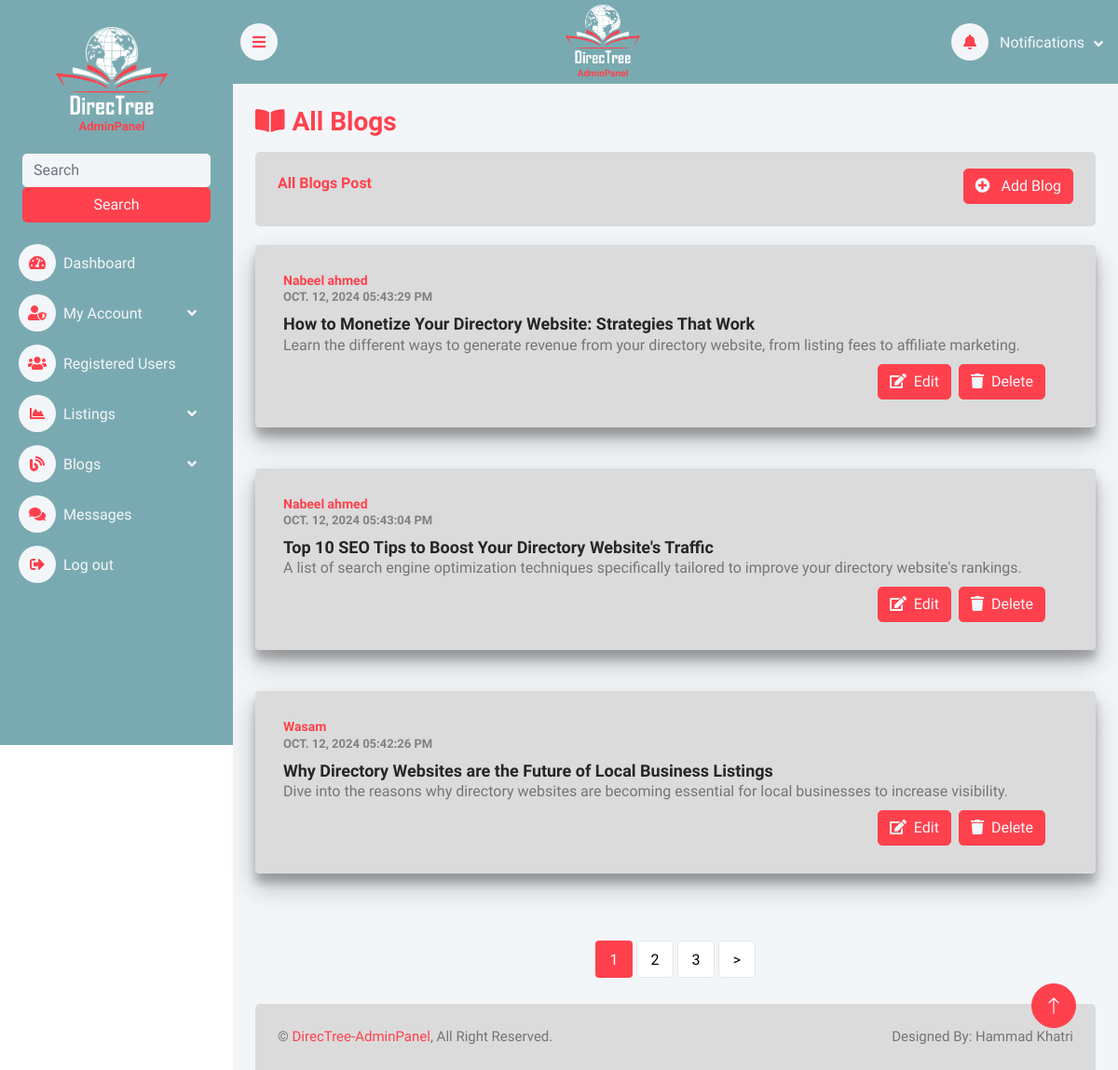
Screenshot of /admin/blogs.php (signed in) with the database file from the repository.
### tables this page shows
CREATE TABLE `blogs` (
  `id` int(11) NOT NULL,
  `username` varchar(250) NOT NULL,
  `title` text NOT NULL,
  `content` text NOT NULL,
  `status` enum('pending','approved','rejected') NOT NULL,
  `add-time` datetime NOT NULL DEFAULT current_timestamp()
);

### admin/blogs.php (the view, shortened to what this page needs)
<!DOCTYPE html>
<html lang="en">
<head>
    <link href="https://cdnjs.cloudflare.com/ajax/libs/font-awesome/5.10.0/css/all.min.css" rel="stylesheet">
    <link href="https://cdn.jsdelivr.net/npm/bootstrap-icons@1.4.1/font/bootstrap-icons.css" rel="stylesheet">
    <link href="lib/owlcarousel/assets/owl.carousel.min.css" rel="stylesheet">
    <link href="lib/tempusdominus/css/tempusdominus-bootstrap-4.min.css" rel="stylesheet" />
    <link href="css/bootstrap.min.css" rel="stylesheet">
    <link href="css/style.css" rel="stylesheet">
</head>
<body>
    <div class="container-xxl position-relative bg-white d-flex p-0">
        <?php
        include 'partials/_sidebar.php';
        ?>
        <div class="content">
            <?php
            include 'partials/_nav.php';
            ?>
            <div class="container-fluid pt-4 px-4">
                <h3><i class="fas fa-book-open me-2"></i>All Blogs</h3>
                <div class="row g-4 pt-2">
                    <div class="col-12">
                        <div class="bg-light align-item-spacebetween rounded h-100 p-4">
                            <h6 class="mb-4">All Blogs Post</h6>
                            <a href="add_user.php" class="d-flex justify-content-end" style="margin-top: -50px;">
                                <button class="add-btn" type="button">
                                    <i class="fas fa-plus-circle me-2"></i> Add Blog</button>
                            </a>
                        </div>
                    </div>
                </div>
                <?php
                $admin = $_SESSION['username'];
                $page = isset($_GET['page']) ? $_GET['page'] : 1;
                $limit = 3;
                $offset = ($page - 1) * $limit;
                $sql = "SELECT * FROM `blogs` WHERE `status`='approved' ORDER BY `id` DESC LIMIT $limit OFFSET $offset";
                $result = mysqli_query($conn, $sql);
                while ($row = mysqli_fetch_assoc($result)) {
                    $timestamp = $row['add-time'];
                    $date = new DateTime($timestamp);
                    $formattedDate = $date->format('M. d, Y h:i:s A');
                ?>
                    <div class="row justify-content-center">
                        <div class="col-md-12 d-flex mb-4">
                            <div class="blog-entry bg-light justify-content-center" data-aos="fade-up"
                                data-aos-duration="1000" data-aos-delay="100">
                                <div class="text">
                                    <div class="list-team d-flex justify-content-start">
                                        <h3 class="mb-0"><?php
                                                            if ($row['username'] == $admin) {
                                                                echo $admin . ' | Admin';
                                                            } else {
                                                                echo $row['username'];
                                                            }
                                                            ?> </h3>
                                    </div>
                                    <p class="meta mb-0 d-flex justify-content-start"><span><?php
                                                                                            echo $formattedDate;
                                                                                            ?></span></p>
                                    <h3 class="heading mb-2 mt-2"><?php
                                                                    echo $row['title'];
                                                                    ?></h3>
                                    <p class="mb-2"><?php
                                                    echo $row['content'];
                                                    ?></p>
                                    <div class="container d-flex justify-content-end  align-item-spacebetween">
                                        <a class="add-btn" type="button" href="editBlog.php?blogId=<?php echo $row['id']; ?>">
                                            <i class="fas fa-edit me-1"></i> Edit</a>
                                        <button class="add-btn ms-2" type="button" data-id="<?php echo $row['id']; ?>" data-bs-toggle="modal" data-bs-target="#deleteBlog">
                                            <i class="fa fa-trash me-1"></i> Delete</button>
                                    </div>
                                </div>
                            </div>
                        </div>
                    </div>
                <?php
                };
                ?>
                <?php
            $sql = "SELECT COUNT(*) AS total FROM `blogs` WHERE `status`='approved'";
            $totalResult = mysqli_query($conn, $sql);
            $totalRow = mysqli_fetch_assoc($totalResult);
            $totalBlogs = $totalRow['total'];
            $pages = ceil($totalBlogs / $limit);
            ?>
            <div class="row mt-5">
                <div class="col text-center">
                    <div class="block-27">
                        <ul>
                            <?php for ($i = 1; $i <= $pages; $i++): ?>
                                <li class="<?php echo ($i == $page) ? 'active' : ''; ?>">
                                    <?php if ($i == $page): ?>
                                        <span><?php echo $i; ?></span>
                                    <?php else: ?>
                                        <a href="?page=<?php echo $i; ?>"><?php echo $i; ?></a>
                                    <?php endif; ?>
                                </li>
                            <?php endfor; ?>
                            <?php if ($page < $pages): ?>
                                <li><a href="?page=<?php echo $page + 1; ?>">&gt;</a></li>
                            <?php endif; ?>
                        </ul>
                    </div>
                </div>
            </div>
            </div>
            <?php
            include 'partials/_footer.php';
            ?>
        </div>
        <a href="#" class="btn btn-lg btn-primary btn-lg-square back-to-top"><i class="bi bi-arrow-up"></i></a>
    </div>
</body>
</html>

### admin/css/style.css (style rules this page uses)
:root { --primary: #ff414d; --light: #F3F6F9; --dark: #191C24; }
.back-to-top { position: fixed; display: none; right: 45px; bottom: 45px; z-index: 99; }
.btn { transition: .5s; }
.btn.btn-primary { color: #F3F6F9; }
.btn-lg-square { width: 48px; height: 48px; }
.btn-square, .btn-sm-square, .btn-lg-square { padding: 0; display: inline-flex; align-items: center; justify-content: center; font-weight: normal; border-radius: 50px; }
.blog-entry { width: 100% !important; margin-top: 20px; position: relative !important; z-index: 0 !important; overflow: hidden !important; border-radius: 4px; box-shadow: 0 14px 28px rgba(0, 0, 0, 0.25), 0 10px 10px rgba(0, 0, 0, 0.22) !important; }
.blog-entry .text .list-team { bottom: 0 !important; left: 20px !important; right: 20px !important; border-radius: 4px !important; text-align: center !important; }
.blog-entry .text .list-team h3, .blog-entry .text .list-team .h3 { font-size: 14px !important; color: #ff414d !important; font-weight: 700 !important; }
.blog-entry .text { position: relative !important; width: 100% !important; margin: 0 auto !important; z-index: 0 !important; padding: 30px !important; }
.blog-entry .meta { text-transform: uppercase !important; text-align: center !important; font-size: 13px !important; font-weight: 600 !important; margin-bottom: 0 !important; }
.blog-entry .meta span { color: #818181 !important; }
.blog-entry .text .heading { font-size: 18px !important; margin-bottom: 0 !important; font-weight: 700 !important; color: #272626 !important; }
.block-27 ul { padding: 0; margin: 0; }
.block-27 ul li { display: inline-block; margin-bottom: 4px; font-weight: 400; }
.block-27 ul li a, .block-27 ul li span { color: #000000; text-align: center; display: inline-block; text-decoration: none; width: 40px; height: 40px; line-height: 40px; border-radius: 4px; border: 1px solid #e6e6e6; background: #fff; }
.block-27 ul li.active a, .block-27 ul li.active span, .block-27 ul li:hover a, .block-27 ul li:hover span { background: #ff414d; color: #fff; border: 1px solid transparent; }
.content { margin-left: 250px ; min-height: 100vh ; background: #F3F6F9 ; transition: 0.5s ; }
.add-btn { display: inline-block; font-weight: 400; line-height: 1.5; color: #F3F6F9; text-align: center; vertical-align: middle; cursor: pointer; user-select: none; background-color: #ff414d; border: 1px solid #ff414d; padding: .375rem .75rem; font-size: 1rem; border-radius: 5px; transition: .3s ease-in-out; }
@media (min-width: 992px) { .content { width: calc(100% - 250px); } }

### rows the page displays
blogs: username "Nabeel ahmed", value "OCT. 12, 2024 05:43:29 PM", title "How to Monetize Your Directory Website: Strategies That Work", content "Learn the different ways to generate revenue from your directory website, from listing fees to affiliate marketing."
blogs: username "Nabeel ahmed", value "OCT. 12, 2024 05:43:04 PM", title "Top 10 SEO Tips to Boost Your Directory Website's Traffic", content "A list of search engine optimization techniques specifically tailored to improve your directory website's rankings."
blogs: username "Wasam", value "OCT. 12, 2024 05:42:26 PM", title "Why Directory Websites are the Future of Local Business Listings", content "Dive into the reasons why directory websites are becoming essential for local businesses to increase visibility."
